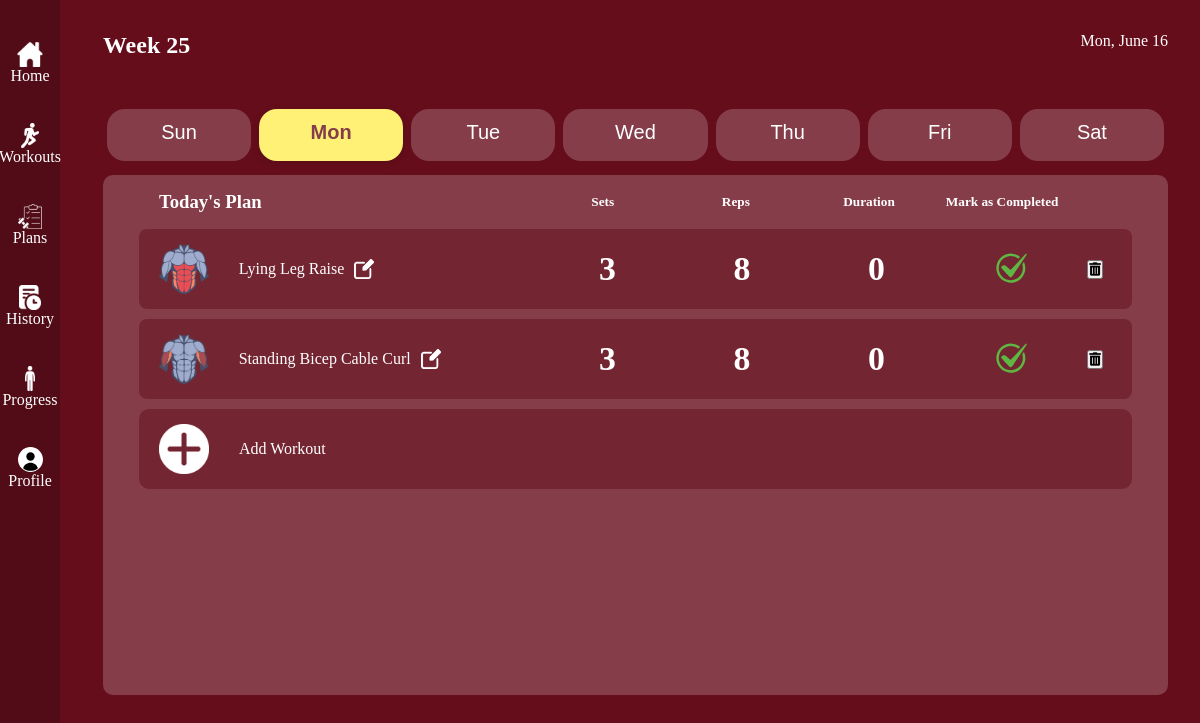
The page /plans.php (signed in) on the database as committed earlier.
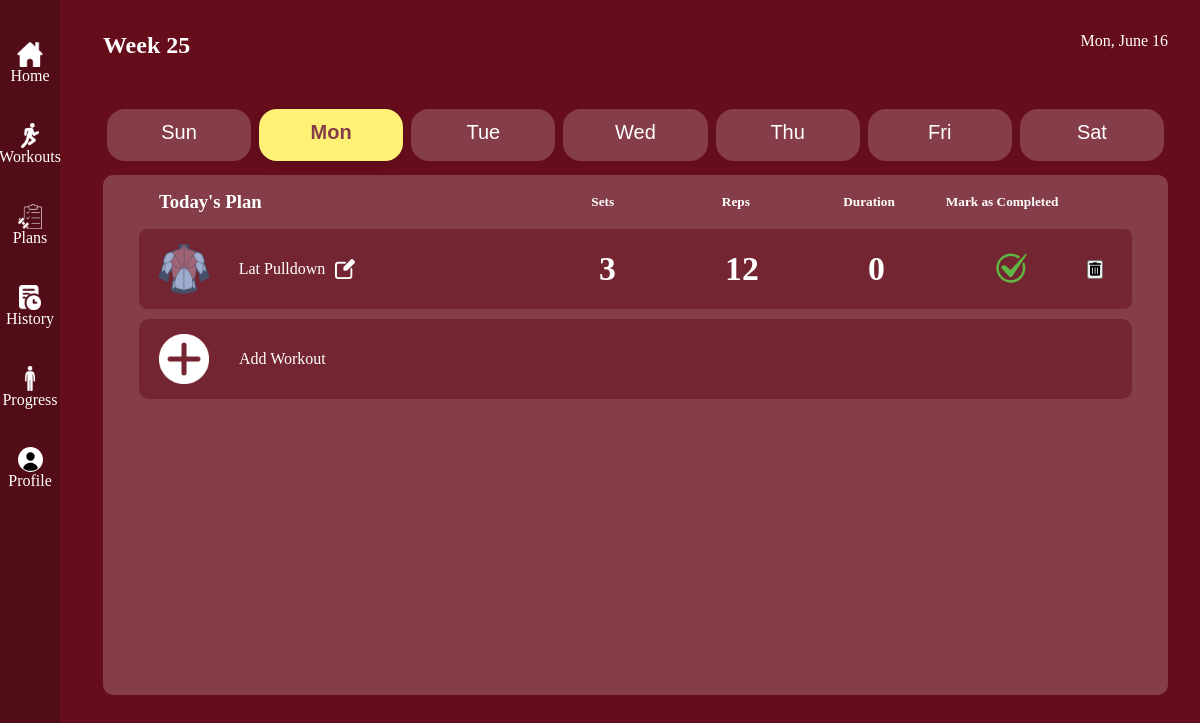
The same page on the database as committed later.
### tables this page shows
CREATE TABLE `workout_plan` (
  `id` int(11) NOT NULL,
  `user_id` int(11) DEFAULT NULL,
  `workout_day` varchar(20) NOT NULL,
  `exercise_name` varchar(100) NOT NULL,
  `sets` int(11) NOT NULL,
  `reps` int(11) NOT NULL DEFAULT 0,
  `duration` int(11) NOT NULL DEFAULT 0,
  `completed` date NOT NULL,
  `planned_date` date NOT NULL
);

CREATE TABLE `workouts` (
  `id` int(11) NOT NULL,
  `name` varchar(255) NOT NULL,
  `image_url` varchar(255) DEFAULT NULL,
  `image_url2` varchar(255) DEFAULT NULL,
  `focus` varchar(35) NOT NULL,
  `equipment` varchar(255) DEFAULT NULL,
  `reps` varchar(25) NOT NULL DEFAULT '0',
  `duration` varchar(25) DEFAULT '0',
  `sets` varchar(25) DEFAULT NULL
);

### plans.php (the view, shortened to what this page needs)
<?php
include("database.php");
$user_id = $_SESSION['user_id'];
$currentDay = $_GET['day'] ?? date('D');
$stmt = $conn->prepare("
    SELECT wp.*, w.focus
    FROM workout_plan wp
    JOIN workouts w ON wp.exercise_name = w.name
    WHERE wp.user_id = ? AND wp.workout_day = ?
");
$stmt->bind_param("is", $user_id, $currentDay);
$stmt->execute();
$result = $stmt->get_result();
$workouts = [];
while ($row = $result->fetch_assoc()) {
    $workouts[] = $row;
}
$today = new DateTime();
$weekNumber = $today->format('W');
$dayName = $today->format('D');
$monthName = $today->format('F');
$dayOfMonth = $today->format('j');
$pageId = "plans";
include 'includes/header.php';
?>
<div id="plans">
    <section class="date-header">
        <h2>Week <?= $weekNumber ?></h2>
        <div class="date-plan"><?= $dayName ?>, <?= $monthName ?> <?= $dayOfMonth ?></div>
    </section>
    <div class="day-tabs">
        <button class="day-tab<?= $currentDay == 'Sun' ? ' selected' : '' ?>" onclick="changeDay('Sun')"><p>Sun</p></button>
        <button class="day-tab<?= $currentDay == 'Mon' ? ' selected' : '' ?>" onclick="changeDay('Mon')"><p>Mon</p></button>
        <button class="day-tab<?= $currentDay == 'Tue' ? ' selected' : '' ?>" onclick="changeDay('Tue')"><p>Tue</p></button>
        <button class="day-tab<?= $currentDay == 'Wed' ? ' selected' : '' ?>" onclick="changeDay('Wed')"><p>Wed</p></button>
        <button class="day-tab<?= $currentDay == 'Thu' ? ' selected' : '' ?>" onclick="changeDay('Thu')"><p>Thu</p></button>
        <button class="day-tab<?= $currentDay == 'Fri' ? ' selected' : '' ?>" onclick="changeDay('Fri')"><p>Fri</p></button>
        <button class="day-tab<?= $currentDay == 'Sat' ? ' selected' : '' ?>" onclick="changeDay('Sat')"><p>Sat</p></button>
    </div>
    <section id="workout-plan" >
        <div class="head">
            <h3>Today's Plan</h3>
            <div class="label">
                <h5>Sets</h5>
                <h5>Reps</h5>
                <h5>Duration</h5>
                <h5>Mark as Completed</h5>
            </div>
        </div>
        <div class="workouts-plan">
            <?php foreach ($workouts as $workout): ?>
                <div class="workout"
                    data-id="<?= $workout['id'] ?>"
                    data-name="<?= $workout['exercise_name'] ?>"
                    data-sets="<?= $workout['sets'] ?>"
                    data-reps="<?= $workout['reps'] ?>"
                    data-duration="<?= $workout['duration'] ?>"
                >
                    <div class="name">
                        <img src="assets/images/<?= $workout['focus'] ?>-icon.png" alt="<?= $workout['exercise_name'] ?>">
                        <div class="with-edit">
                            <p><?= ucfirst($workout['exercise_name']) ?></p>
                            <img
                                src="assets/images/edit-icon.webp"
                                alt="Edit"
                                class="edit-button"
                                data-id="<?= $workout['id'] ?>"
                                data-sets="<?= $workout['sets'] ?>"
                                data-reps="<?= $workout['reps'] ?>"
                                data-duration="<?= $workout['duration'] ?>"
                                style="height: 20px; margin-left: 10px; cursor: pointer; filter: invert(100%);"
                            >
                        </div>
                    </div>
                    <div class="data">
                        <div class="sets"><?= $workout['sets'] ?></div>
                        <div class="reps"><?= $workout['reps'] ?></div>
                        <div class="duration"><?= $workout['duration'] ?></div>
                        <div class="done">
                            <form method="POST" action="plans.php">
                                <button type="submit" class="completed-button" style="background:none; border:none;">
                                    <?php if ($workout['completed']): ?>
                                        <img src="assets/images/check-icon.svg" alt="Completed" style="height: 40px;">
                                    <?php else: ?>
                                        <img src="assets/images/check-icon.svg" alt="Not Completed" style="height: 40px; opacity: 0.3;">
                                    <?php endif; ?>
                                </button>
                            </form>
                        </div>
                        <div class="delete">
                            <form method="POST" action="plans.php" onsubmit="return confirm('Are you sure you want to delete this workout?');">
                                <button type="submit" class="delete-button">
                                    <i class="fas fa-trash-alt"></i>
                                </button>
                            </form>
                        </div>
                    </div>
                </div>
            <?php endforeach; ?>
            <div class="add">
                <img src="assets/images/add-icon.webp" style="height: 50px; filter: invert(100%);" alt="Add Workout">
                <p>Add Workout</p>
            </div>
        </div>
    </section>
</div>
<?php include 'includes/footer.php'; ?>

### includes/header.php (shortened to what this page needs)
<!DOCTYPE html>
<html lang="en">
<head>
    <link rel="stylesheet" href="assets/styles/style.css">
    <link rel="stylesheet" href="https://cdnjs.cloudflare.com/ajax/libs/font-awesome/5.15.3/css/all.min.css">
</head>
<body id="<?php echo $pageId ?? ''; ?>">
<div class="nav">
    <ul>
        <li>
            <a href="home.php">
                <div>
                    <img src="assets/images/home-icon.webp" alt="">
                    <p>Home</p>
                </div>
            </a>
        </li>
        <li>
            <a href="workouts.php">
                <div>
                    <img src="assets/images/workouts-icon.webp" alt="">
                    <p>Workouts</p>
                </div>
            </a>
        </li>
        <li>
            <a href="plans.php">
                <div>
                    <img src="assets/images/plans-icon.webp" alt="">
                    <p>Plans</p>
                </div>
            </a>
        </li>
        <li>
            <a href="history.php">
                <div>
                    <img src="assets/images/history-icon.webp" alt="">
                    <p>History</p>
                </div>
            </a>
        </li>
        <li>
            <a href="progress.php">
                <div>
                    <img src="assets/images/progress-icon.webp" alt="">
                    <p>Progress</p>
                </div>
            </a>
        </li>
        <li>
            <a href="profile.html">
                <div>
                    <img src="assets/images/profile-icon.svg" alt="">
                    <p>Profile</p>
                </div>
            </a>
        </li>
    </ul>
</div>

### includes/footer.php
</body>
</html>

### assets/styles/style.css (style rules this page uses)
* { margin: 0; padding: 0; box-sizing: border-box; }
body { width: 100vw; background-color: #650d1b; display: flex; flex-direction: column; color: white; }
.nav { position: fixed; display: flex; flex-direction: column; background-color: #510c17; width: 5%; height: 100%; left: 0; padding-top: 2rem; }
.nav ul { list-style-type: none; padding: 0; }
.nav ul li { display: inline; margin-right: 20px; }
.nav ul li a { text-decoration: none; color: #fff; }
.nav ul li a div { display: flex; flex-direction: column; align-items: center; padding: 10px; }
.nav img { width: auto; height: 25px; filter: invert(100%); }
#plans { max-width: 100%; display: flex; flex-direction: column; padding-left: 3%; padding-bottom: 80px; }
.date-header { display: flex; justify-content: space-between; padding: 2rem; color: white; }
.day-tabs { width: 100%; display: flex; justify-content: center; margin: 18px 0 24px 0; padding: 0 2rem; }
.day-tab { width: 100%; background: #843d49; color: #fff; border: none; border-radius: 18px; margin: 0 4px; padding: 0.75rem 1.5rem; font-size: 1.25rem; font-weight: 500; cursor: pointer; transition: background 0.2s, color 0.2s, box-shadow 0.2s; outline: none; }
.day-tab.selected { background: #fff176; color: #843d49; box-shadow: 0 2px 8px rgba(0,0,0,0.10); font-weight: bold; }
.day-tab p { padding-bottom: 5px; }
#workout-plan { height: 65vh; background-color: #843D49; border-radius: 10px; color: white; margin: -10px 2rem 0 2rem; padding: 1rem; }
#workout-plan .head { display: grid; grid-template-columns: 40% 60%; padding: 0 50px 1rem 40px; align-items: center; }
#workout-plan .label { display: grid; grid-template-columns: 1fr 1fr 1fr 1fr 0.25fr; place-items: center; font-weight: bold; align-items: flex-end; }
.workouts-plan { width: 100%; display: flex; flex-direction: column; gap: 10px; padding: 0 20px; max-height: 350px; overflow: auto; }
.workout { display: grid; grid-template-columns: 40% 60%; align-items: center; background-color: #742532; padding: 15px 20px; border-radius: 8px; }
.name { display: flex; align-items: center; gap: 30px; }
.with-edit { display: flex; align-items: center; }
.name img { width: auto; height: 50px; }
.data { display: grid; grid-template-columns: 1fr 1fr 1fr 1fr 0.25fr; place-items: center; }
.data form { display: flex; justify-content: center; align-items: center; margin-top: 0px; }
.sets, .reps, .duration { font-size: 0.75em; }
.completed-button img { width: 75%; }
.add { display: flex; justify-content: flex-start; align-items: center; background-color: #742532; color: white; border-radius: 10px; padding: 15px 20px; transition: background 0.2s, color 0.2s; gap: 30px; }
.data { height: 70%; align-content: center; font-weight: 700; font-size: 45px; }

Rows that differ between the two databases and show on the page:
no longer on this page (row edited): workout_plan: workouts.focus (picture), exercise_name "Lying Leg Raise", sets "3", reps "8", duration "0", completed 1 (drawn)
no longer on this page (row edited): workout_plan: workouts.focus (picture), exercise_name "Standing Bicep Cable Curl", sets "3", reps "8", duration "0", completed 1 (drawn)
added workout_plan: workouts.focus (picture), exercise_name "Lat Pulldown", sets "3", reps "12", duration "0"
